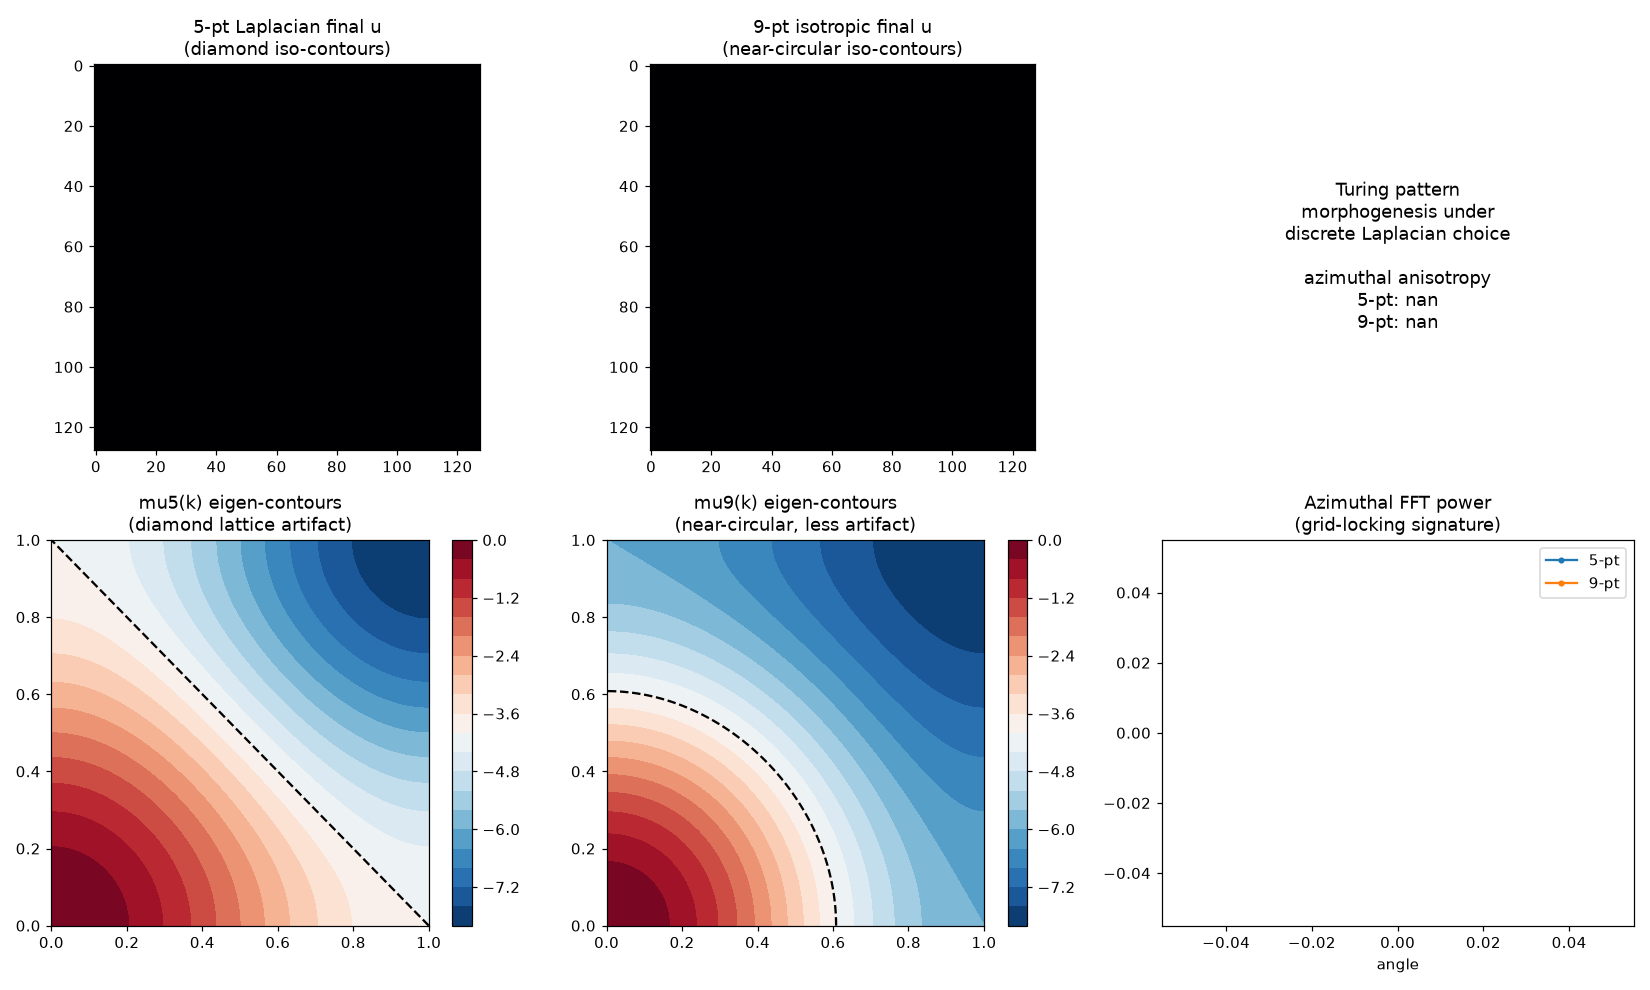

This figure's Python source:
import numpy as np
from numba import njit
import matplotlib; matplotlib.use('Agg')
import matplotlib.pyplot as plt, json

F,k=0.0739,0.0620
Du,Dv=0.16,0.08
L,dt,T=128,1.0,3500

# correct interior fixed point
disc=1.0-4.0*(F+k)**2/F
u0s=0.5*(1.0-np.sqrt(disc)); v0s=(F+k)/u0s
print("Interior FP: u*=%.4f v*=%.4f"%(u0s,v0s))

@njit
def lap5(u,o):
    L=u.shape[0]
    for y in range(L):
        for x in range(L):
            o[y,x]=u[(y+1)%L,x]+u[(y-1)%L,x]+u[y,(x+1)%L]+u[y,(x-1)%L]-4.0*u[y,x]

@njit
def lap9(u,o):   # isotropic, scaled to radius 8
    L=u.shape[0]
    for y in range(L):
        for x in range(L):
            orth=u[(y+1)%L,x]+u[(y-1)%L,x]+u[y,(x+1)%L]+u[y,(x-1)%L]
            diag=u[(y+1)%L,(x+1)%L]+u[(y+1)%L,(x-1)%L]+u[(y-1)%L,(x+1)%L]+u[(y-1)%L,(x-1)%L]
            o[y,x]=-5.0*u[y,x]+1.0*orth+0.25*diag

@njit
def sim(u,v,applyf,T):
    L=u.shape[0]; tmp=np.empty((L,L))
    for t in range(T):
        applyf(u,tmp); Lu=tmp.copy()
        applyf(v,tmp); Lv=tmp.copy()
        for y in range(L):
            for x in range(L):
                uu=u[y,x]; vv=v[y,x]; u2v=uu*uu*vv
                u[y,x]=uu+dt*(F*(1.0-uu)-u2v+Du*Lu[y,x])
                v[y,x]=vv+dt*(u2v-(F+k)*vv+Dv*Lv[y,x])
    return u,v

def run(applyf,seed):
    rng=np.random.default_rng(seed)
    u=np.full((L,L),u0s)+rng.standard_normal((L,L))*0.02
    v=np.full((L,L),v0s)+rng.standard_normal((L,L))*0.02
    return sim(u,v,applyf,T)

u5,v5=run(lap5,11)
u9,v9=run(lap9,11)

def metrics(name,u,v):
    cov=(v>0.25).mean()
    print("%-6s u[min/max/mean]=%.3f/%.3f/%.3f  v std=%.4f  pattern-cover=%.3f NaN=%s"%(
        name,u.min(),u.max(),u.mean(),v.std(),cov,np.isnan(u).any()))
    return dict(name=name,u_min=float(u.min()),u_max=float(u.max()),u_mean=float(u.mean()),
                v_std=float(v.std()),pattern_cover=float(cov),NaN=bool(np.isnan(u).any()))

m5=metrics("5-pt",u5,v5); m9=metrics("9-pt",u9,v9)

def azimuth(u):
    U=np.fft.fftshift(np.abs(np.fft.fft2(u-u.mean()))**2)
    ny,nx=U.shape; cy,cx=ny//2,nx//2
    Y,X=np.ogrid[:ny,:nx]; ang=np.arctan2(Y-cy,X-cx); rad=np.hypot(X-cx,Y-cy)
    dom=rad[U==U.max()][0] if True else 0
    ann=(rad>dom*0.6)&(rad<dom*1.6)
    bins=np.linspace(-np.pi,np.pi,37)[:-1]
    ai=np.digitize(ang[ann],bins)-1
    pw=np.array([U[ann][ai==i].sum() for i in range(len(bins))])
    pw=pw/pw.sum()
    return bins,pw,dom

b5,p5,dom5=azimuth(u5); b9,p9,dom9=azimuth(u9)
an5=np.std(p5)/p5.mean(); an9=np.std(p9)/p9.mean()
print("azimuthal anisotropy: 5-pt=%.3f  9-pt=%.3f  (dominant radius ~%.1f px)"%(an5,an9,dom5))

# operator k-space anisotropy
kk=np.linspace(0,np.pi,100); KX,KY=np.meshgrid(kk,kk)
mu5=-4+2*(np.cos(KX)+np.cos(KY))
mu9=-5+2*(np.cos(KX)+np.cos(KY))+np.cos(KX)*np.cos(KY)
ratio=np.where(mu5==0,np.nan,mu9/mu5)

json.dump(dict(F=F,k=k,Du=Du,Dv=Dv,L=L,T=T,dom_radius=dom5,
    m5=m5,m9=m9,az_aniso_5pt=an5,az_aniso_9pt=an9),
    open('op_compare_metrics.json','w'),indent=2)

# ---- plot ----
fig,ax=plt.subplots(2,3,figsize=(15,9))
ax[0,0].imshow(u5,cmap='magma'); ax[0,0].set_title('5-pt Laplacian final u\n(diamond iso-contours)')
ax[0,1].imshow(u9,cmap='magma'); ax[0,1].set_title('9-pt isotropic final u\n(near-circular iso-contours)')
ax[0,2].axis('off'); ax[0,2].text(0.5,0.5,'Turing pattern\nmorphogenesis under\ndiscrete Laplacian choice\n\nazimuthal anisotropy\n5-pt: %.3f\n9-pt: %.3f'%(an5,an9),ha='center',va='center',fontsize=12)
cf=ax[1,0].contourf(KX/np.pi,KY/np.pi,mu5,levels=20,cmap='RdBu_r'); ax[1,0].set_title('mu5(k) eigen-contours\n(diamond lattice artifact)')
ax[1,0].contour(KX/np.pi,KY/np.pi,mu5,levels=[-4],colors='k',linestyles='--')
plt.colorbar(cf,ax=ax[1,0])
cf2=ax[1,1].contourf(KX/np.pi,KY/np.pi,mu9,levels=20,cmap='RdBu_r'); ax[1,1].set_title('mu9(k) eigen-contours\n(near-circular, less artifact)')
ax[1,1].contour(KX/np.pi,KY/np.pi,mu9,levels=[-4],colors='k',linestyles='--')
plt.colorbar(cf2,ax=ax[1,1])
ax[1,2].plot(b5,p5,'-o',ms=3,label='5-pt'); ax[1,2].plot(b9,p9,'-o',ms=3,color='C1',label='9-pt')
ax[1,2].set_title('Azimuthal FFT power\n(grid-locking signature)'); ax[1,2].set_xlabel('angle'); ax[1,2].legend()
plt.tight_layout(); plt.savefig('op_compare.png',dpi=110); plt.close()
print("DONE")
